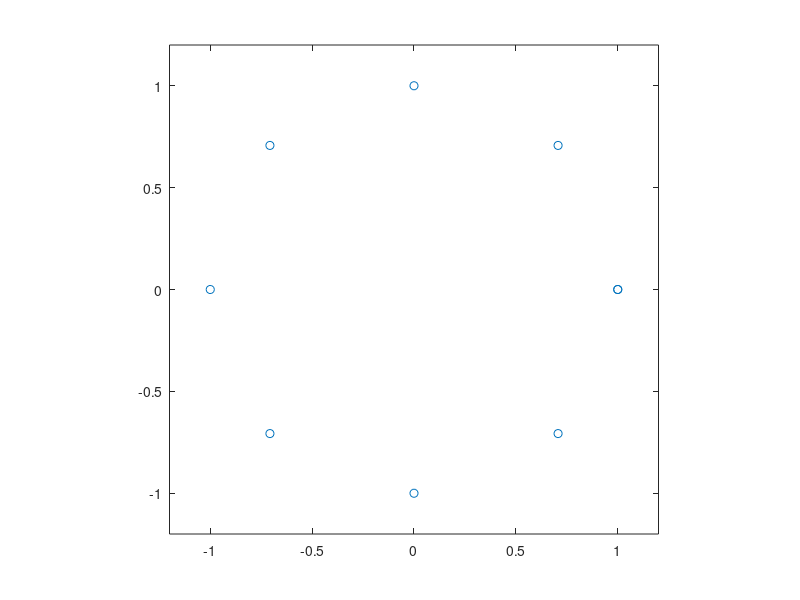
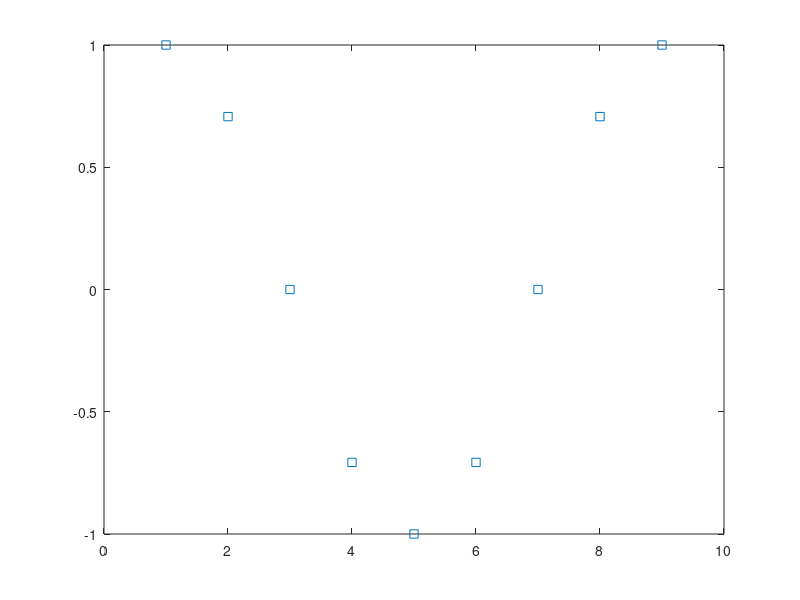
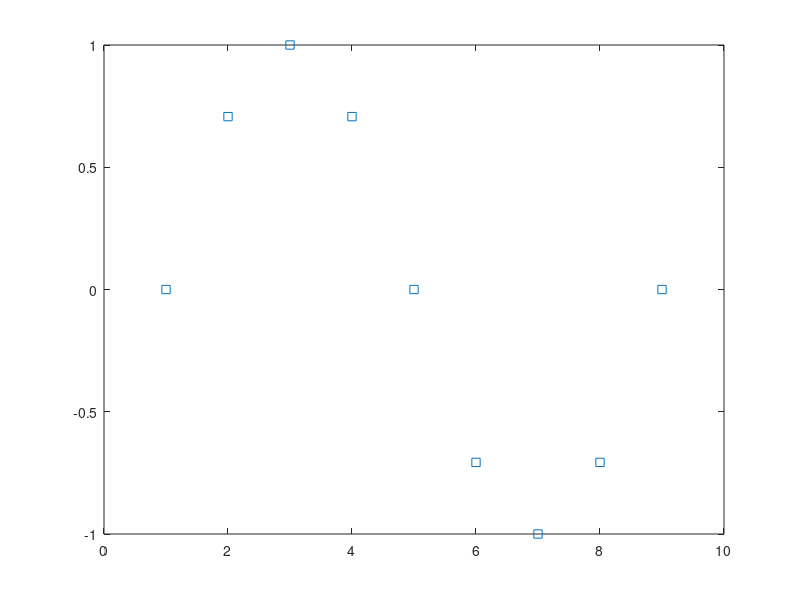
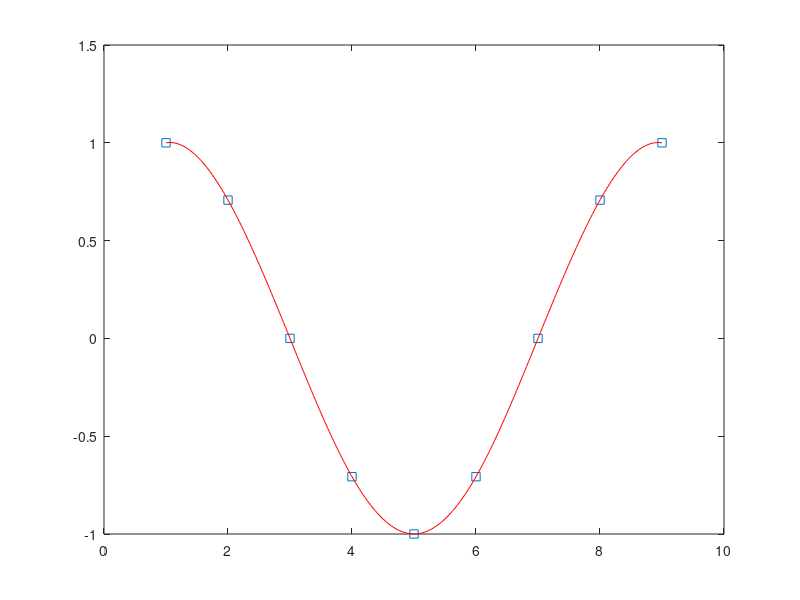

The MATLAB source for these figures, in order:
% script interp_circonf
% interpolazione di 9 punti equispaziati sulla
% circonferenza unitaria
teta=linspace(0,2*pi,9);
x=cos(teta);y=sin(teta);
figure(1)
plot(x,y,'o')
axis([-1.2 1.2 -1.2 1.2])
axis equal
figure(2)
plot(x,'s')
figure(3)
plot(y,'s')
t=1:length(teta);
tt=linspace(t(1),t(end),250);
xspline=spline(t,x,tt);
yspline=spline(t,y,tt);
figure(4)
plot(t,x,'s',tt,xspline,'r')
figure(5)
plot(t,y,'s',tt,yspline,'r')
figure(6)
plot(x,y,'o',xspline,yspline)
axis([-1.2 1.2 -1.2 1.2])
axis equal